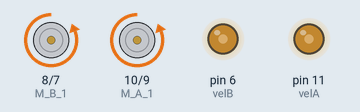
Recording of a sketch running on a simulated Arduino Uno, built with avr-gcc and run on an emulated ATmega328P. Parts: motor-driver pin pairs drawn as motors (green arrow = first pin HIGH = forward, orange = second pin HIGH = backward, longer = more drive), output pins drawn as LEDs (lit = HIGH).

Above: at 0.05 s.
At 0.6 s:
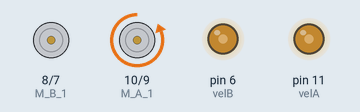
At 1.25 s:
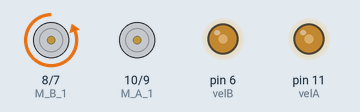
At 1.6 s:
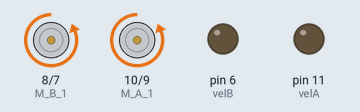
Timing chart, 0 to 3.7 s (numbered marks = the images above):
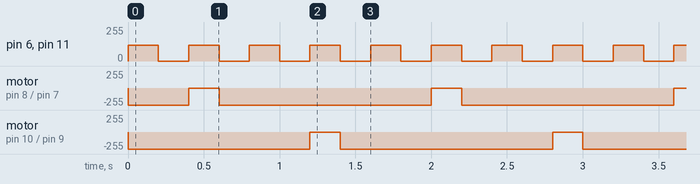

The sketch:

sketch_oct13d.ino
```cpp
#include <Arduino.h>
#include <SoftwareSerial.h>

SoftwareSerial bt (2,3); //tx rx

#define M_A_1 10
#define M_A_2 9
#define M_B_1 8
#define M_B_2 7
#define velA 11
#define velB 6

char command;

void setup() {
pinMode(M_A_1,OUTPUT);
pinMode(M_A_2,OUTPUT);
pinMode(M_B_1,OUTPUT);
pinMode(M_B_2,OUTPUT);
pinMode(velA,OUTPUT);
pinMode(velB,OUTPUT);
Serial.begin(9600);

}

void frente(uint8_t velocidade){
digitalWrite(M_A_1,LOW);
digitalWrite(M_A_2,HIGH);
digitalWrite(M_B_1,LOW);
digitalWrite(M_B_2,HIGH);
analogWrite(velA,velocidade);
analogWrite(velB,velocidade);

}

void curva_esq(uint8_t velocidade){

digitalWrite(M_A_1,LOW);
digitalWrite(M_A_2,LOW);
digitalWrite(M_B_1,LOW);
digitalWrite(M_B_2,HIGH);
analogWrite(velA,velocidade);
analogWrite(velB,velocidade);

}

void curva_dir(uint8_t velocidade){
digitalWrite(M_A_1,LOW);
digitalWrite(M_A_2,HIGH);
digitalWrite(M_B_1,LOW);
digitalWrite(M_B_2,LOW);
analogWrite(velA,velocidade);
analogWrite(velB,velocidade);
}


void curva_dir_frente(uint8_t velocidade){
digitalWrite(M_A_1,LOW);
digitalWrite(M_A_2,HIGH);
digitalWrite(M_B_1,HIGH);
digitalWrite(M_B_2,LOW);
analogWrite(velA,velocidade);
analogWrite(velB,velocidade);
}


void curva_esq_frente(uint8_t velocidade){
digitalWrite(M_A_1,HIGH);
digitalWrite(M_A_2,LOW);
digitalWrite(M_B_1,LOW);
digitalWrite(M_B_2,HIGH);
analogWrite(velA,velocidade);
analogWrite(velB,velocidade);
}

void re(uint8_t velocidade){
digitalWrite(M_A_1,HIGH);
digitalWrite(M_A_2,LOW);
digitalWrite(M_B_1,HIGH);
digitalWrite(M_B_2,LOW);
analogWrite(velA,velocidade);
analogWrite(velB,velocidade);
}


void loop() {

frente(120);
delay(200);
frente(0);
delay(200);
curva_dir(120);
delay(200);
frente(0);
delay(200);
frente(120);
delay(200);
frente(0);
delay(200);
curva_esq(120);
delay(200);
frente(0);
delay(200);
/*
command = Serial.read();
delay(1000);

if(command == 'B') re(120);
else if(command == 'F') frente(120);
else if(command == 'L') curva_esq(120);
else if(command == 'R') curva_dir(120);
else if(command == 'I') curva_dir_frente(120);
else if(command == 'G')curva_esq_frente(120);
else frente(0);
*/
}
```

Measured:
- by itself, pin 6 (velB), pin 11 (velA): alternates 120/255 for 0.20 s and 0/255 for 0.20 s
- by itself, motor on pin 8 (M_B_1) / pin 7 (M_B_2): repeats every 1.6 s: stopped 0.20 s, backward 255/255 1.4 s
- by itself, motor on pin 10 (M_A_1) / pin 9 (M_A_2): alternates backward 255/255 for 1.4 s and stopped for 0.20 s
